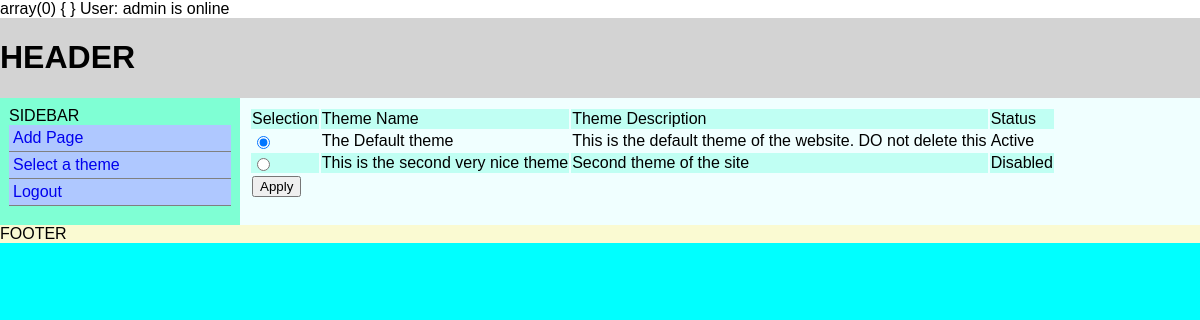
The page /index.php?q=select/theme (signed in) on the database its author committed.
### tables this page shows
CREATE TABLE IF NOT EXISTS `routes` (
  `routeid` int(11) NOT NULL AUTO_INCREMENT,
  `action` varchar(100) NOT NULL,
  `type` varchar(100) DEFAULT NULL,
  `id` tinyint(1) DEFAULT NULL,
  `mod_name` varchar(256) NOT NULL,
  `mod_real_name` varchar(256) NOT NULL,
  `mod_desc` mediumtext NOT NULL,
  `status` tinyint(1) NOT NULL,
  `tier` tinyint(4) NOT NULL,
  PRIMARY KEY (`routeid`)
);

CREATE TABLE IF NOT EXISTS `themes` (
  `tid` int(11) NOT NULL AUTO_INCREMENT,
  `theme_machine_name` varchar(255) DEFAULT NULL,
  `theme_display_name` varchar(255) DEFAULT NULL,
  `theme_desc` text NOT NULL,
  `status` tinyint(1) DEFAULT NULL,
  PRIMARY KEY (`tid`)
);

### includes/classes/class_router.php (called while the page is built, shortened)
<?php
class Router
{
    public static function RunModule(URL $url)
    {
        $db  = new DB();
        $mod_name = $db->GetModuleFromDB($url);
        $file_path = 'modules/'.$mod_name.'/'.$mod_name.".php";
        if (is_readable($file_path))
        {
            if (is_callable($mod_name,True))
            {
                call_user_func($mod_name);
                return True;
            }
        }
        return False;
    }
}
?>

### index.php (called while the page is built, shortened)
<?php
include ("includes/bootstrap.php");
boot();
?>

### includes/classes/class_security.php (called while the page is built, shortened)
<?php
class Security
{
    public static function IsLoggedIn()
    {
        if (isset($_SESSION['uid']))
        {
            return true;
        }
        else
        {
            return false;
        }
    }
}

### includes/classes/class_db.php (called while the page is built, shortened)
<?php
class DB
{
    protected $dbo;
    public function __construct()
    {
        try {
            $this->dbo = new PDO("mysql:host=" . DB_HOST . ";dbname=" . DB_NAME, DB_USER, DB_PASSWORD);
        }
        catch(PDOException $e)
        {
            $this->dbo = $e->errorInfo;
        }
    }
    public function GetActiveTheme()
    {
        $dbo = $this->dbo;
        $stmt = $dbo->prepare("SELECT theme_machine_name FROM themes WHERE status = 1 LIMIT 1");
        $result = $stmt->execute(array());
        if ($result)
        {
            $theme_machine_name = $stmt->fetch();
            return $theme_machine_name['theme_machine_name'];
        }
        return False;
    }
    public function GetSidebarItems()
    {
        $dbo = $this->dbo;
        $sql = "SELECT action,type,id,mod_real_name,tier FROM routes WHERE status=1";
        $stmt = $dbo->prepare($sql);
        $result  = $stmt->execute(array());
        if ($result)
        {
            $items = $stmt->fetchAll(PDO::FETCH_ASSOC);
            return $items;
        }
    }
}
?>

### modules/select_theme/select_theme.php (the view, shortened to what this page needs)
<?php
function select_theme()
{
   var_dump($_POST);
    $db = new ThemeSwitchDB();
        $themes = $db->GetThemes();
        t_content(display_form($themes));
}
function display_form($themes)
{
    $form = "<form id='select_theme' class='content_form' action='' method='post'> ";
    $form .="<table id='themes' class='content_table'>";
    $form .="<tr><td>Selection</td><td>Theme Name</td><td>Theme Description</td><td>Status</td></tr>";
    foreach ($themes as $theme)
    {
        if ($theme['status'] == 1)
        {
            $status="Active";
            $checked = "checked = 'checked'";
        }
        else
        {
            $status = "Disabled";
            $checked = "";
        }
        $form .= "<tr>";
        $form .= "<td><input type='radio' name='theme' {$checked} value=".$theme['theme_machine_name']. "></td>";
        $form .= "<td>".$theme['theme_display_name']."</td>";
        $form .= "<td>".$theme['theme_desc']."</td>";
        $form .= "<td>{$status}</td>";
        $form .="</tr>";
    }
    $form.="<tr><td colspan='4'><input type='submit' name='Submit' value='Apply'></td></tr>";
    $form.="</table>";
    $form.="</form>";
    return $form;
}
class ThemeSwitchDB extends DB
{
   function GetThemes()
   {
       $dbo = $this->dbo;
       $stmt = $dbo->prepare("SELECT theme_machine_name,theme_display_name,theme_desc,status FROM themes");
       $result = $stmt->execute(array());
       if ($result)
       {
           $themes = $stmt->fetchAll(PDO::FETCH_ASSOC);
           return $themes;
       }
       return False;
   }
}

### includes/bootstrap.php (shortened to what this page needs)
<?php
function boot($debug=False)
{
    $url = new URL();
    Router::RunModule($url);
    if (Security::IsLoggedIn())
    {
        echo "User: ".$_SESSION['username']." is online";
    }
    t_sidebar(Theme::RenderMainNavMenu());
    Theme::GetActiveTheme();
}
?>

### includes/classes/class_theme.php (shortened to what this page needs)
<?php
class Theme
{
    public static function GetActiveTheme()
    {
        $db = new DB();
        $theme = $db->GetActiveTheme();
        $theme_path = "themes/".$theme;
        if (is_dir($theme_path))
        {
            if (is_readable($theme_path."/theme.html"))
            {
                return True;
            }
        }
    }
    public static function RenderMainNavMenu()
    {
        $db = new DB();
        $items = $db->GetSidebarItems();
        $html = "<ul id='main-nav' class='nav'>";
        foreach ($items as $item)
        {
            if ((Security::IsLoggedIn()== True) and ($item['action']=='login')) continue;
            if ($item['id'] == 1) continue;
            $html .= "<li class='nav-item'>";
            $html.= "<a class='nav-link' href='".CMS_BASE_URI."?q=".$item['action'];
            if ($item['type']!=null)
            {
                $html.="/".$item['type'];
            }
            $html.="'>".$item['mod_real_name']."</a>";
        }
        $html.="</ul>";
        return $html;
    }
}

### includes/engines/theme_engine.php (shortened to what this page needs)
<?php
function print_content()
{
    if (isset($GLOBALS['content']))
    {
        print($GLOBALS['content']);
    }
    else
    {
        print("No data to display");
    }
}
function print_sidebar()
{
    if (isset($GLOBALS['sidebar']))
    {
        print($GLOBALS['sidebar']);
        return True;
    }
    return False;
}
?>

### themes/default/style.css (style rules this page uses)
* { box-sizing: border-box; }
body { margin: auto; font-family: Arial, helvetica, sans-serif; }
#container-outer { width: 100%; background-color: aqua; height: 100%; margin: 0px; }
#header { width: 100%; background-color: lightgray; overflow: hidden; }
.flex { display: flex; }
#container-inner { width: 100%; overflow: auto; }
#sidebar { width: 20%; background-color: aquamarine; float: left; display: block; padding: 9px; }
tr:nth-child(odd) { background: #c0fff3; }
.nav { list-style: none; text-decoration: none; margin: 0; padding: 0; }
.nav-link { text-decoration: none; border-bottom: 1px solid gray; display: block; padding: 4px; }
.nav-link:link, .nav-link:visited { display: block; background: #afc8ff; }
#content { width: 80%; background-color: azure; float: right; display: block; padding: 9px; }
#footer { width: 100%; background-color: lightgoldenrodyellow; clear: both; overflow: hidden; }

### rows shown on the page
routes: mod_real_name "Add Page"
routes: mod_real_name "Select a theme"
routes: mod_real_name "Logout"
themes: theme_display_name "The Default theme", theme_desc "This is the default theme of the website. DO not delete this", status "Active", theme_machine_name "FOOTER"
themes: theme_display_name "This is the second very nice theme", theme_desc "Second theme of the site", status "Disabled"

### other values the page prints
$_SESSION['username'] "admin"
